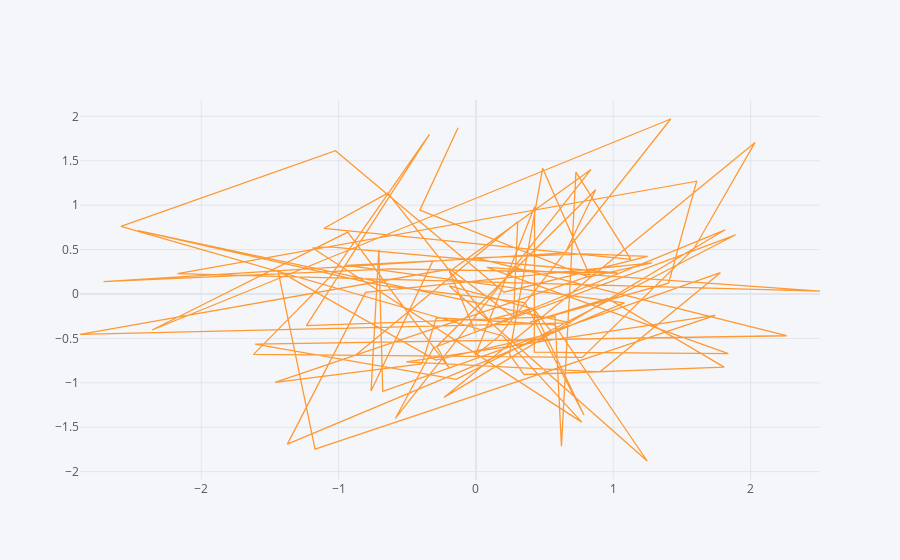

Source (notebook cell):
### Code cell
df.iplot(kind='scatter', x='A', y='B',)
